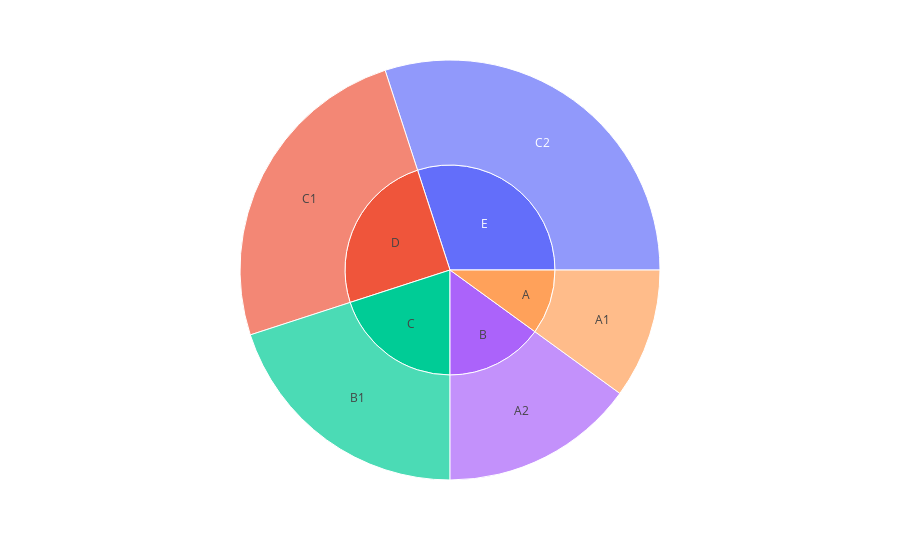

Source (notebook cell):
### Code cell
import plotly.express as px
import pandas as pd

# Example hierarchical data (replace with your PPMI dataset)
data = {
    'Category': ['A', 'B', 'C', 'D', 'E'],
    'Subcategory': ['A1', 'A2', 'B1', 'C1', 'C2'],
    'Value': [10, 15, 20, 25, 30]
}

df = pd.DataFrame(data)

# Create a sunburst plot
fig = px.sunburst(df, path=['Category', 'Subcategory'], values='Value',
                  custom_data=['Value'])

fig.update_traces(hovertemplate='<b>%{label}</b>: %{customdata[0]}')

# Show the plot
fig.show()

### Figure 1 — Plotly figure (JSON) as saved in the notebook; plotly's stock layout.template omitted (floating-point values rounded to 4 significant figures)
{"data": [{"branchvalues": "total", "customdata": [[10], [15], [20], [25], [30], [10], [15], [20], [25], [30]], "domain": {"x": [0, 1], "y": [0, 1]}, "hovertemplate": "<b>%{label}</b>: %{customdata[0]}", "ids": ["A/A1", "B/A2", "C/B1", "D/C1", "E/C2", "A", "B", "C", "D", "E"], "labels": ["A1", "A2", "B1", "C1", "C2", "A", "B", "C", "D", "E"], "name": "", "parents": ["A", "B", "C", "D", "E", "", "", "", "", ""], "type": "sunburst", "values": [10, 15, 20, 25, 30, 10, 15, 20, 25, 30]}], "layout": {"legend": {"tracegroupgap": 0}, "margin": {"t": 60}}}
